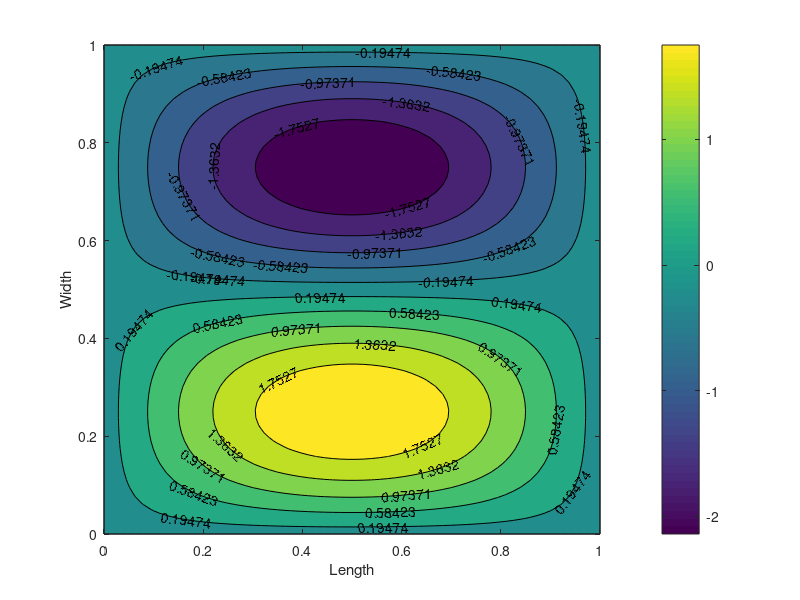

This chart was generated by the following MATLAB code: (Note: this script raises an error after producing the figure.)
% Wave Equation

clear
clc
%% Initial Set up
nx = 64;
ny = 64;
Lx = 1;
Ly = 1;
x = linspace(0, Lx, nx);
y = linspace(0, Ly, ny);
dx = x(2) - x(1);
dy = y(2) - y(1);
c = 0.5;
p = 2;
q = 1;
alpha = 1.4;
sigma = 1/sqrt(2);
gamma = 1/sqrt(2);
dt = sigma*(dx/c);
t = 0:dt:1;
nt = length(t);

%% 2D temperature matrix and Boundary Conditions
u = zeros(length(x),length(y),length(t));
u(:,:,1) = transpose(sin(p.*pi.*x))*sin(q.*pi.*y);

%% time loop

for n=2:length(t)-1
    for i=2:length(x)-1
        for j=2:length(y)-1
            u(i,j,n+1)= (sigma^2)*(u(i+1,j,n)-2*u(i,j,n)+u(i-1,j,n))...
                +(gamma^2)*(u(i,j+1,n)-2*u(i,j,n)+u(i,j-1,n)) + 2*u(i,j,n) - u(i,j,n-1);
        end
    end
end

%% Plot results
figure(1)
contourf(x,y,u(:,:,end-1),'ShowText','on')
colorbar;
xlabel('Length')
ylabel('Width')



%% write results to .txt
dlmwrite('Wave.txt',u);